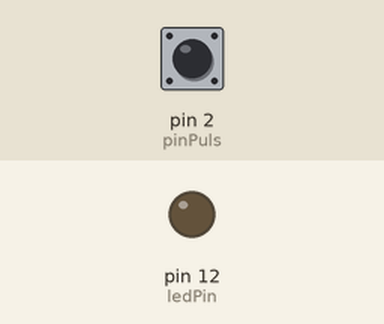
This sketch was run on a simulated Arduino Uno, built with avr-gcc and run on an emulated ATmega328P. Parts: output pins drawn as LEDs (lit = HIGH). Dashed ring = blinking. The inputs (shaded band) are chosen by the test bench; at power-on: pin 2 (pinPuls) LOW.

Above: at 1.2 s.
1.3 s: pin 2 (pinPuls) pulled HIGH for 1 s
At 3.1 s:
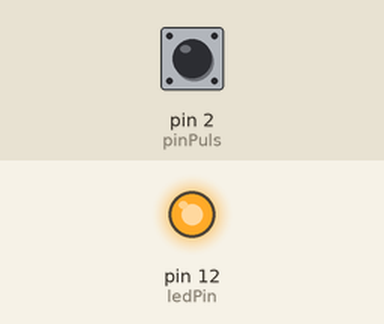
3.8 s: pin 2 (pinPuls) pulled HIGH for 0.15 s
At 4.4 s:
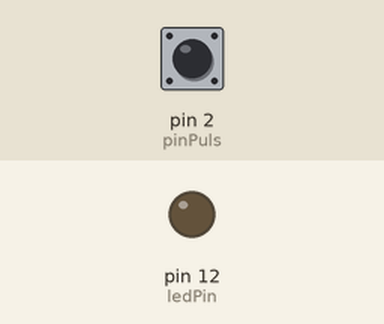
5.5 s: pin 2 (pinPuls) pulled HIGH for 3.2 s
At 5.8 s:
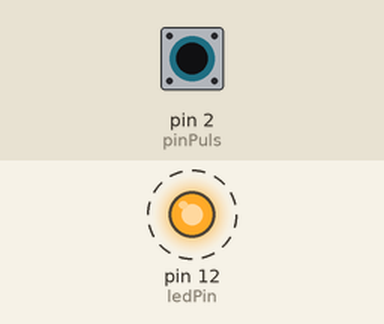
Timing chart, 0 to 10.2 s (numbered marks = the images above; inputs shaded):
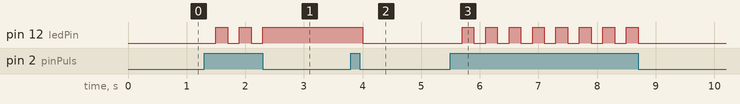

The sketch:

3A_Pulsador_Memoria.ino
```cpp
/*
 * Pulsador con Memoria
 Pulsador para controlar un LED con memoria

 Pulsador pin 2
 LED pin 12
 */
// constantes que no cambian se usan para establecer los pines
const int pinPuls = 2;     // el numero del pin del pulsador
const int ledPin = 12;       // el numero de pin del led

// variables que cambian
int estadoLED = LOW;         // Estado actual del led apagado
int estadoPulsador = 0;        // variable para almacenar el estado del pulsador

void setup() {
  // inicializa los pines como entradas y salidas
  pinMode(pinPuls, INPUT);
  pinMode(ledPin, OUTPUT);
  digitalWrite(ledPin, estadoLED);
}

void loop() {

  estadoPulsador = digitalRead(pinPuls);  // lee el estado del pulsador y lo almacena en variable

  if (estadoPulsador == HIGH) {   // revisa si el pulsador esta presionado

    if (estadoLED == LOW) {       // si el estado del led es bajo
      estadoLED = HIGH;           // lo establece como alto
    }

    else {                         // en caso contario lo establece como bajo
      estadoLED = LOW;
    }

    delay(200);             // tiempo que evita que el programa siga cumpliendo la condicion
    digitalWrite(ledPin, estadoLED);  // establece el estado del LED
  }

}
```

Measured:
- after the input at 1.3 s, pin 12 (ledPin): alternates HIGH for 0.20 s and LOW for 0.20 s, 5 changes in all, then stays HIGH, starting after 0.20 s
- after the input at 3.8 s, pin 12 (ledPin): HIGH → LOW after 0.20 s
- after the input at 5.5 s, pin 12 (ledPin): alternates HIGH for 0.20 s and LOW for 0.20 s, 16 changes in all, then stays LOW, starting after 0.20 s
